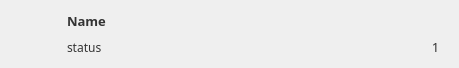
<?xml version="1.0" encoding="UTF-8"?>
<ui version="4.0">
 <class>Form</class>
 <widget class="QWidget" name="Form">
  <property name="geometry">
   <rect>
    <x>0</x>
    <y>0</y>
    <width>459</width>
    <height>68</height>
   </rect>
  </property>
  <property name="maximumSize">
   <size>
    <width>16777215</width>
    <height>68</height>
   </size>
  </property>
  <property name="windowTitle">
   <string>Form</string>
  </property>
  <property name="styleSheet">
   <string notr="true">QLabel {background-color: rgba(255, 255, 255, 0);color:#333333;}
QGraphicsView {background-color: rgba(255, 255, 255, 0);border:0px;}</string>
  </property>
  <layout class="QGridLayout" name="gridLayout">
   <item row="0" column="1">
    <widget class="QLabel" name="name_label">
     <property name="font">
      <font>
       <family>Corbel</family>
       <pointsize>10</pointsize>
       <weight>75</weight>
       <bold>true</bold>
      </font>
     </property>
     <property name="text">
      <string>Name</string>
     </property>
    </widget>
   </item>
   <item row="1" column="1">
    <widget class="QLabel" name="status__msg_label">
     <property name="font">
      <font>
       <family>Corbel</family>
       <pointsize>9</pointsize>
      </font>
     </property>
     <property name="styleSheet">
      <string notr="true"/>
     </property>
     <property name="text">
      <string>status</string>
     </property>
    </widget>
   </item>
   <item row="1" column="2">
    <widget class="QLabel" name="new_msg_label">
     <property name="maximumSize">
      <size>
       <width>25</width>
       <height>25</height>
      </size>
     </property>
     <property name="font">
      <font>
       <family>Corbel</family>
       <pointsize>10</pointsize>
      </font>
     </property>
     <property name="text">
      <string>1</string>
     </property>
     <property name="alignment">
      <set>Qt::AlignCenter</set>
     </property>
    </widget>
   </item>
   <item row="0" column="2">
    <widget class="QLabel" name="available_label">
     <property name="maximumSize">
      <size>
       <width>25</width>
       <height>25</height>
      </size>
     </property>
     <property name="text">
      <string/>
     </property>
    </widget>
   </item>
   <item row="0" column="0" rowspan="2">
    <widget class="QLabel" name="image_label">
     <property name="maximumSize">
      <size>
       <width>50</width>
       <height>50</height>
      </size>
     </property>
     <property name="text">
      <string/>
     </property>
    </widget>
   </item>
  </layout>
 </widget>
 <resources/>
 <connections/>
</ui>
